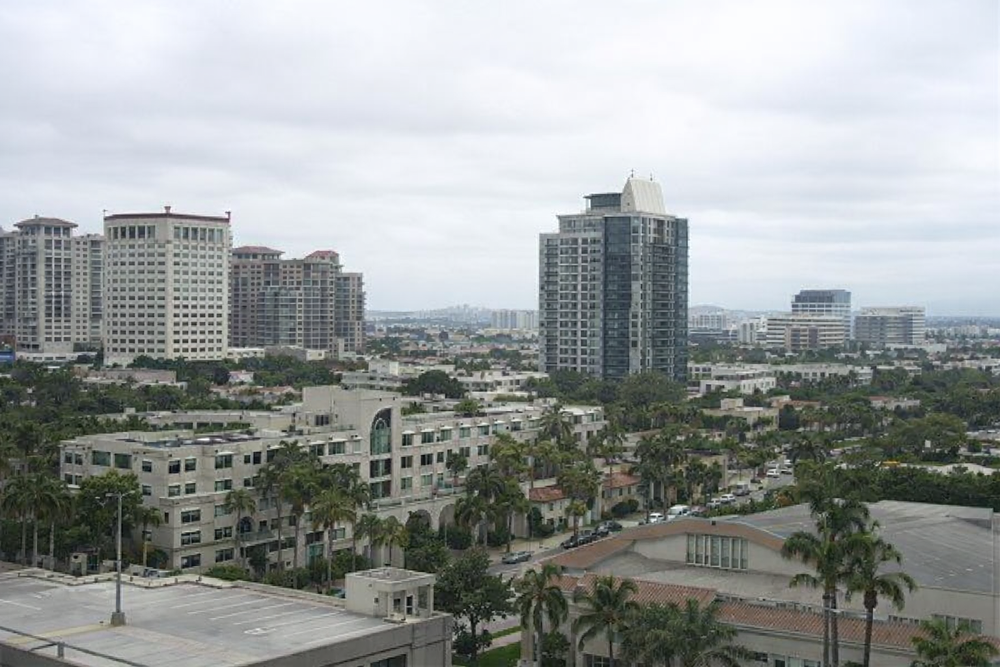
#> input picture images/image.png, 1000 x 667 px, shrunk from 1536 x 1024 before the run
$ python Degrader.py
#> lines starting #> are read from the running program, lines starting #| are printed output that depends on the picture
from PIL import Image
from random import random

# Path to image to be degraded
path = "../images/image.png"
# Path to newly degraded image
new_path = "../images/image-degraded.png"
# Percent random degraded pixels
p = 0.8

def main():
    image = Image.open(path)
#> image is the input picture: PIL image 1000x667 RGB; mean R, G, B 152, 156.4, 155.7
    for x in range(image.size[0]):
        for y in range(image.size[1]):
            if random() <= p:
                image.putpixel((x, y), (0, 0, 0))
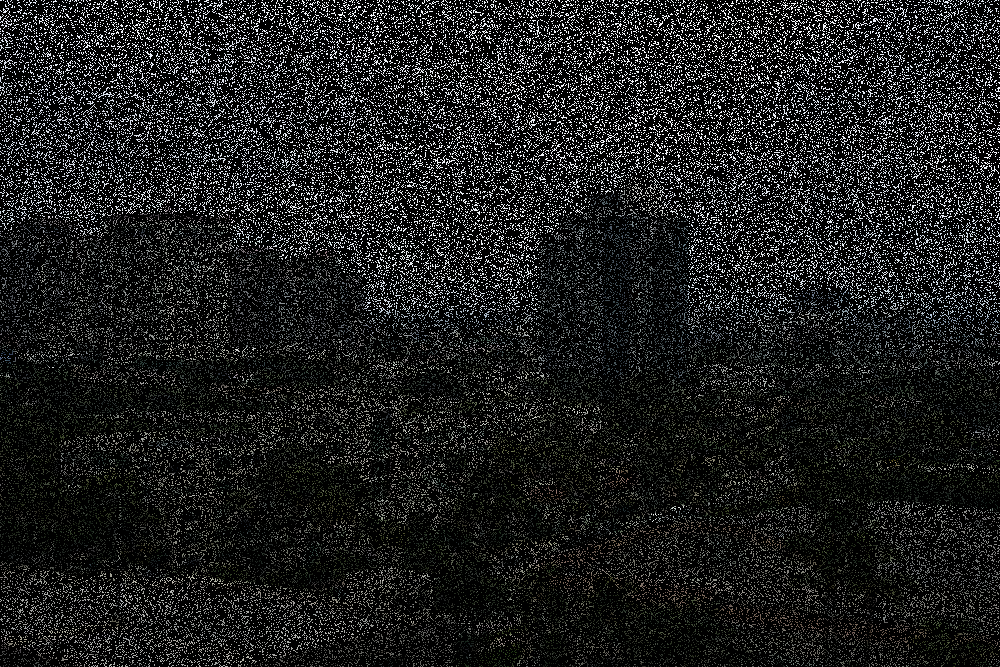
#> image: PIL image 1000x667 RGB; mean R, G, B 30.5, 31.4, 31.2
    image.show()
    image.save(new_path)

main()

$ run again, with images/ExposureShot.jpg saved as images/image.png
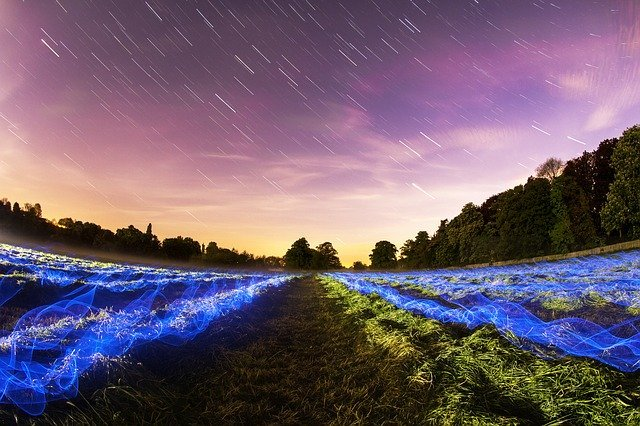
#> input picture images/ExposureShot.jpg, 640 x 426 px
#> in main, image is the input picture: PIL image 640x426 RGB; mean R, G, B 112.1, 92.9, 110.8
#> after the loop in main, `for x in range(image.size[0]):`:
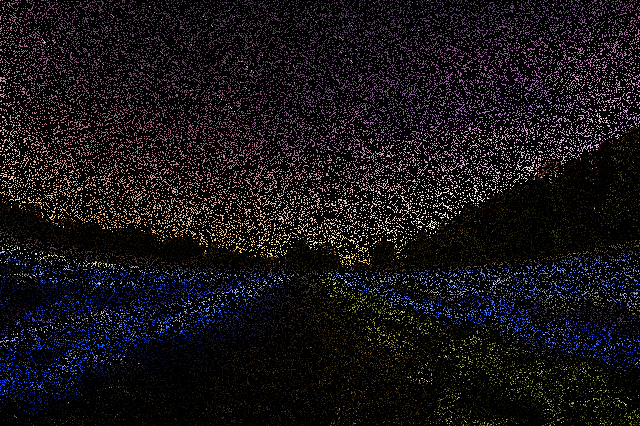
#> image: PIL image 640x426 RGB; mean R, G, B 22.6, 18.7, 22.3

$ run again, with images/pexels-photo-31284696-1530186307.jpg saved as images/image.png
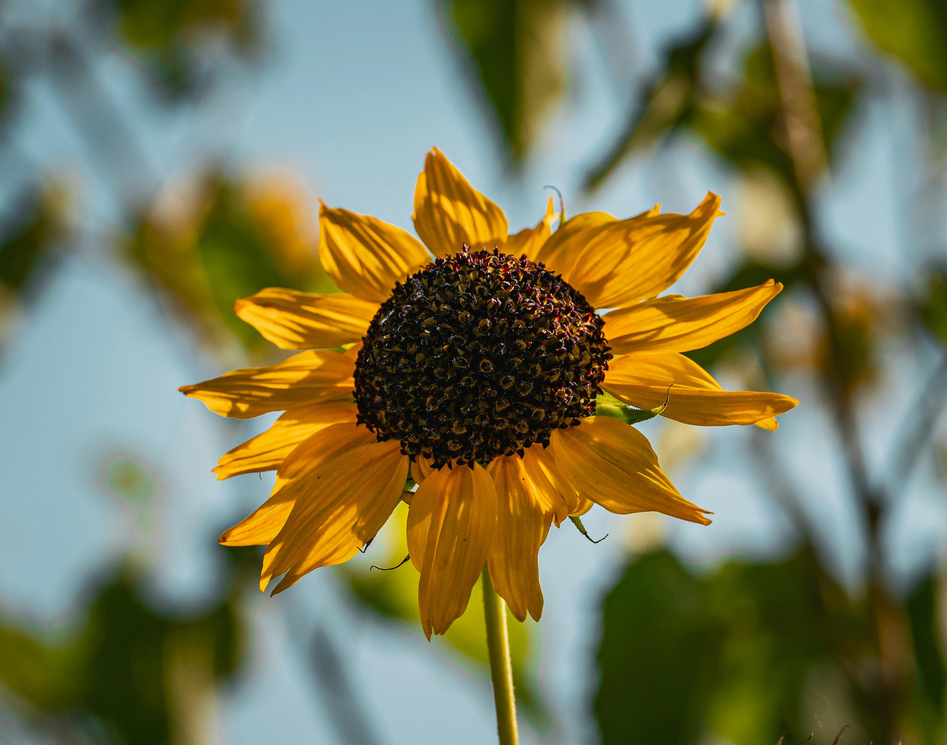
#> input picture images/pexels-photo-31284696-1530186307.jpg, 947 x 745 px, shrunk from 3314 x 2610 before the run
#> in main, image is the input picture: PIL image 947x745 RGB; mean R, G, B 120.9, 120.8, 86.9
#> after the loop in main, `for x in range(image.size[0]):`:
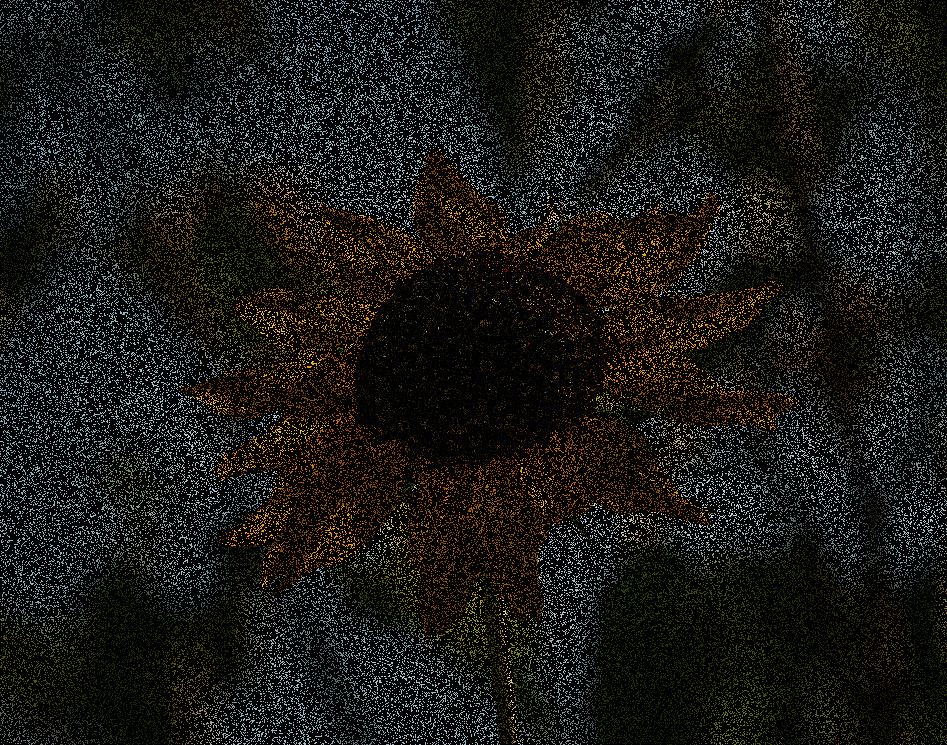
#> image: PIL image 947x745 RGB; mean R, G, B 24.2, 24.2, 17.4
